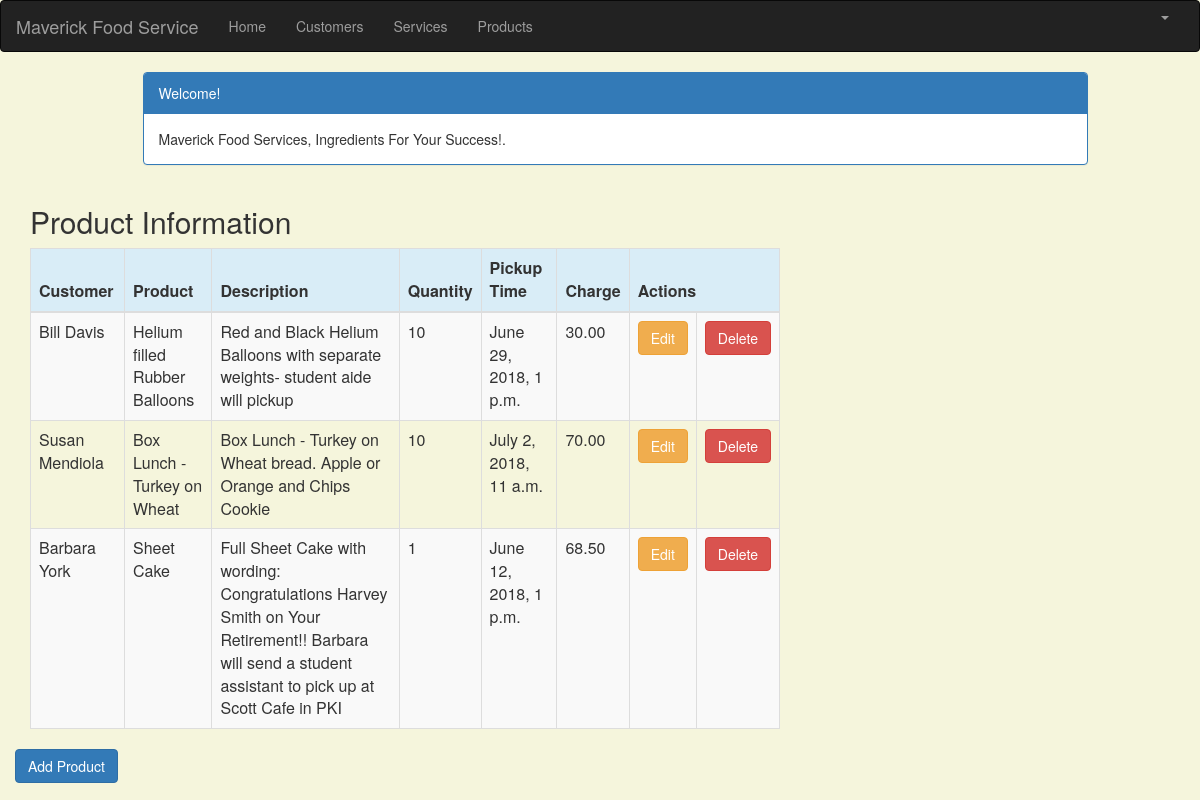
The page /product_list (signed in) on the database its author committed.
### crm/models.py (models this page shows, shortened)
class Product(models.Model):
    cust_name = models.ForeignKey(Customer, on_delete=models.CASCADE, related_name='products')
    product = models.CharField(max_length=100)
    p_description = models.TextField()
    quantity = models.IntegerField()
    pickup_time = models.DateTimeField(
        default=timezone.now)
    charge = models.DecimalField(max_digits=10, decimal_places=2)
    created_date = models.DateTimeField(
        default=timezone.now)
    updated_date = models.DateTimeField(auto_now_add=True)

class Customer(models.Model):
    cust_name = models.CharField(max_length=50)
    organization = models.CharField(max_length=100, blank=True)
    role = models.CharField(max_length=100)
    email = models.EmailField(max_length=100)
    bldgroom = models.CharField(max_length=100)
    address = models.CharField(max_length=200)
    account_number = models.IntegerField(blank=False, null=False)
    city = models.CharField(max_length=50)
    state = models.CharField(max_length=50)
    zipcode = models.CharField(max_length=10)
    phone_number = models.CharField(max_length=50)
    created_date = models.DateTimeField(
        default=timezone.now)
    updated_date = models.DateTimeField(auto_now_add=True)
    def __str__(self):
        return str(self.cust_name)

### crm/views.py (the view)
# urls.py: path('product_list', views.product_list, name='product_list'),
@login_required
def product_list(request):
    products = Product.objects.filter(created_date__lte=timezone.now())
    return render(request, 'crm/product_list.html', {'products': products})

### crm/templates/crm/product_list.html (shortened to what this page needs)
{% extends 'crm/base.html' %}
{% block content %}
    <html>
    <head>
        <link rel="stylesheet" href="https://maxcdn.bootstrapcdn.com/bootstrap/3.3.4/css/bootstrap.min.css">
    </head>
    <body>
    <div class="container">
        <div class="row">
            <div class="col-md-10 col-md-offset-1">
                <div class="panel panel-primary">
                    <div class="panel-heading">Welcome!</div>
                    <div class="panel-body">
                        Maverick Food Services, Ingredients For Your Success!.
                    </div>
                </div>
            </div>
        </div>
    </div>
    <div class="row">
        <h2 style="padding-left: 15Px">Product Information</h2>
    </div>
    <div>
        <table class="table table-striped table-bordered table-hover">
            <thead>
            <tr class="bg-info">
                <th>Customer</th>
                <th>Product</th>
                <th>Description</th>
                <th>Quantity</th>
                <th>Pickup Time</th>
                <th>Charge</th>
                <th colspan="3">Actions</th>
            </tr>
            </thead>
            <tbody>
            {% for product in products %}
                <tr>
                    <td>{{ product.cust_name }}</td>
                    <td>{{ product.product }}</td>
                    <td>{{ product.p_description }}</td>
                    <td>{{ product.quantity }}</td>
                    <td>{{ product.pickup_time }}</td>
                    <td>{{ product.charge }}</td>
                     <td><a href="{% url 'crm:product_edit' pk=product.pk %}"
                           class="btn btn-warning">Edit</a></td>
                    <td><a href="{% url 'crm:product_delete' pk=product.pk %}"
                           onclick="return confirm('Are you sure you want to delete?')"
                           class="btn btn-danger">Delete</a>
                    </td>
                </tr>
            {% endfor %}
            </tbody>
        </table>
     <div class="row">
         <a href="{% url 'crm:product_new' %}" class="row"><span
                    class="btn btn-primary">Add Product</span></a>
     </div>
    </div>
    </body>
    </html>
{% endblock %}

### crm/templates/crm/product_list.html (style rules this page uses)
body { background-color: beige; }

### rows shown on the page
Product: cust_name "Bill Davis", product "Helium filled Rubber Balloons", p_description "Red and Black Helium Balloons with separate weights- student aide will pickup", quantity "10", pickup_time "June 29, 2018, 1 p.m.", charge "30.00"
Product: cust_name "Susan Mendiola", product "Box Lunch - Turkey on Wheat", p_description "Box Lunch - Turkey on Wheat bread. Apple or Orange and Chips Cookie", quantity "10", pickup_time "July 2, 2018, 11 a.m.", charge "70.00"
Product: cust_name "Barbara York", product "Sheet Cake", p_description "Full Sheet Cake with wording: Congratulations Harvey Smith on Your Retirement!! Barbara will send a student assistant to pick up at Scott Cafe in PKI", quantity "1", pickup_time "June 12, 2018, 1 p.m.", charge "68.50"
